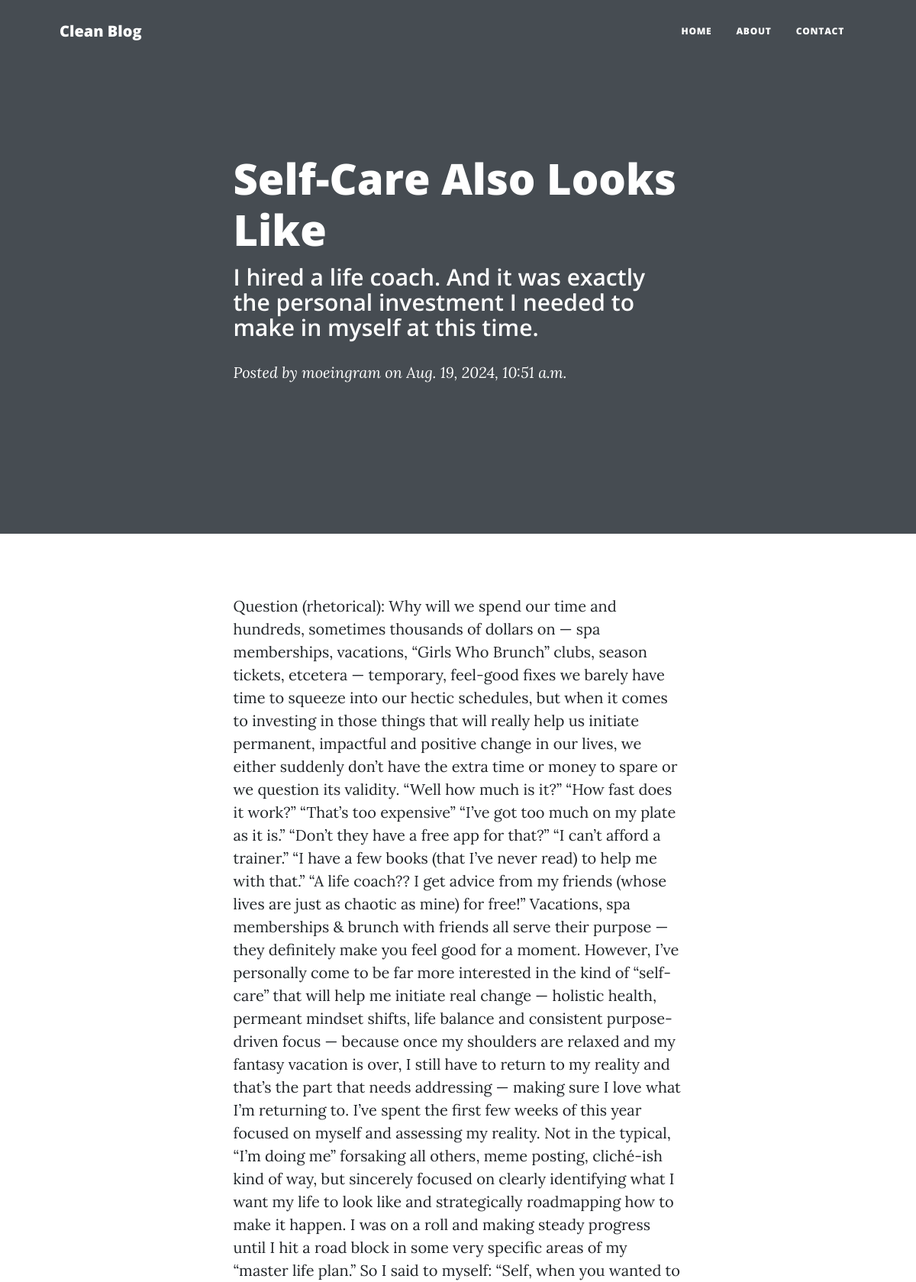
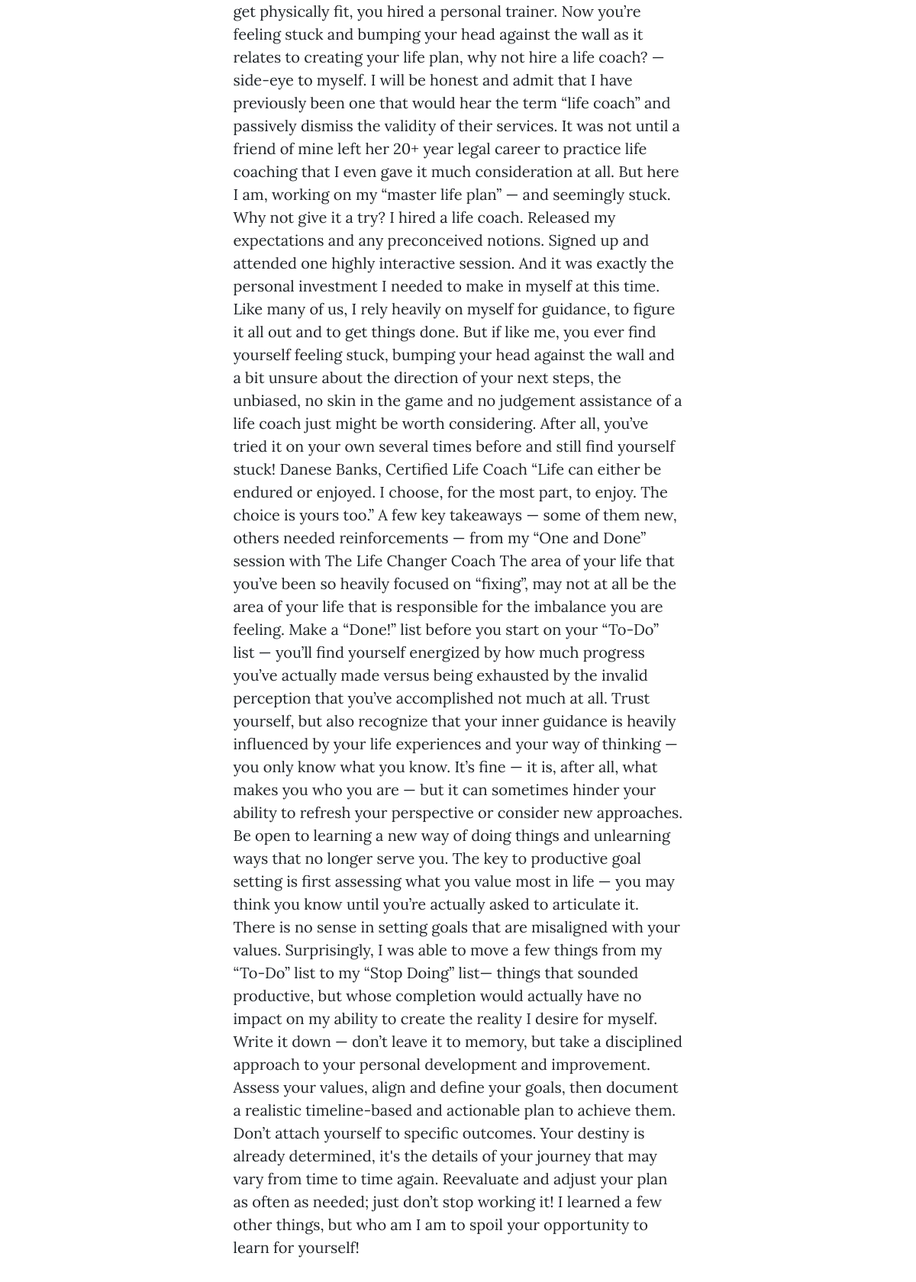
The app's page /post/4/ (upper part) with its own data (2 pictures, top to bottom).
### posts/models.py (models this page shows, shortened)
class Post(models.Model):
    title = models.CharField(max_length=200)
    sub_heading = models.CharField(max_length=250, blank=True, null=True)
    author = models.ForeignKey(CustomUser, on_delete=models.CASCADE)
    body = models.TextField()
    date = models.DateTimeField(default=timezone.now)
    images = models.ManyToManyField(Image, blank=True)
    class Meta:
        ordering = ["-date"]

class CustomUser(AbstractUser):
    bio = models.TextField(blank=True, null=True)
    profile_picture = models.ImageField(
        upload_to="profile_pics/", blank=True, null=True
    )
    date_of_birth = models.DateField(blank=True, null=True)
    def __str__(self):
        return self.username

### posts/views.py (the view)
# urls.py: path('post/<int:post_id>/', views.post_detail, name='post_detail'),
def post_detail(request, post_id):
    post = get_object_or_404(Post, id=post_id)
    return render(request, "post.html", {"title": post.title, "post": post})

### templates/post.html (shortened to what this page needs)
<!DOCTYPE html>
{% load static %}
<html lang="en">
    <head>
        <link href="{% static 'css/styles.css' %}" rel="stylesheet" />
    </head>
    <body>
        <nav class="navbar navbar-expand-lg navbar-light" id="mainNav">
            <div class="container px-4 px-lg-5">
                <a class="navbar-brand" href="{% url 'home' %}">Clean Blog</a>
                <div class="collapse navbar-collapse" id="navbarResponsive">
                    <ul class="navbar-nav ms-auto py-4 py-lg-0">
                        <li class="nav-item"><a class="nav-link px-lg-3 py-3 py-lg-4" href="{% url 'home' %}">Home</a></li>
                        <li class="nav-item"><a class="nav-link px-lg-3 py-3 py-lg-4" href="{% url 'about' %}">About</a></li>
                        <li class="nav-item"><a class="nav-link px-lg-3 py-3 py-lg-4" href="{% url 'contact' %}">Contact</a></li>
                    </ul>
                </div>
            </div>
        </nav>
        <header class="masthead">
            <div class="container position-relative px-4 px-lg-5">
                <div class="row gx-4 gx-lg-5 justify-content-center">
                    <div class="col-md-10 col-lg-8 col-xl-7">
                        <div class="post-heading">
                            <h1>{{ post.title }}</h1>
                            <h2 class="subheading">{{ post.sub_heading }}</h2>
                            <span class="meta">
                                Posted by
                                <a href="{% url 'profile' post.author.id %}">{{ post.author }}</a>
                                on {{ post.date }}
                            </span>
                        </div>
                    </div>
                </div>
            </div>
        </header>
        <article class="mb-4">
            <div class="container px-4 px-lg-5">
                <div class="row gx-4 gx-lg-5 justify-content-center">
                    <div class="col-md-10 col-lg-8 col-xl-7">
                        <p>{{ post.body }}</p>
                    </div>
                </div>
            </div>
        </article>
    </body>
</html>

### records on screen
Post: title "Self-Care Also Looks Like", sub_heading "I hired a life coach. And it was exactly the personal investment I needed to make in myself at this time.", author "moeingram", date "Aug. 19, 2024, 10:51 a.m.", body "Question (rhetorical): Why will we spend our time and hundreds, sometimes thousands of dollars on — spa memberships, vacations, “Girls Who Brunch” clubs, season tickets, etcetera — temporary, feel-good fixes we barely have time to squeeze into our hectic schedules, but when it comes to investing in those things that will really help us initiate permanent, impactful and positive change in our lives, we either suddenly don’t have the extra time or money to spare or we question its validity. “Well how much is it?” “How fast does it work?” “That’s too expensive” “I’ve got too much on my plate as it is.” “Don’t they have a free app for that?” “I can’t afford a trainer.” “I have a few books (that…"
